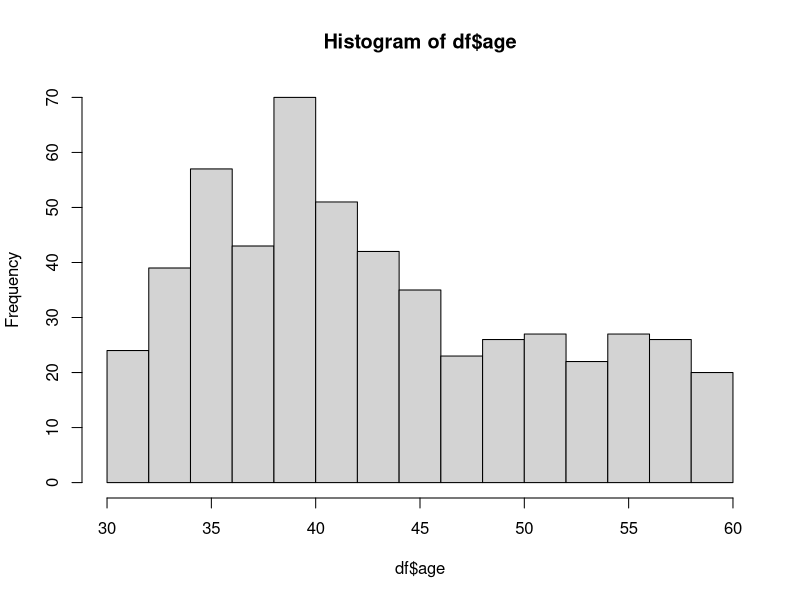
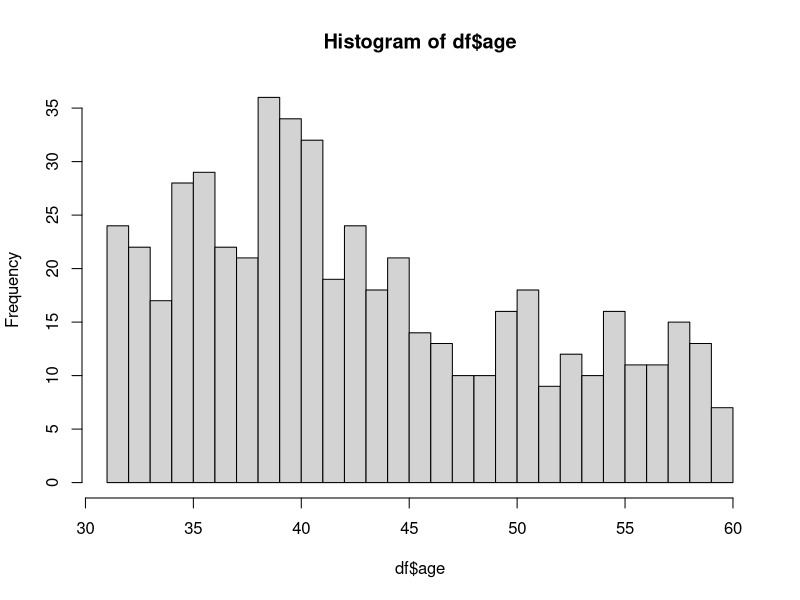
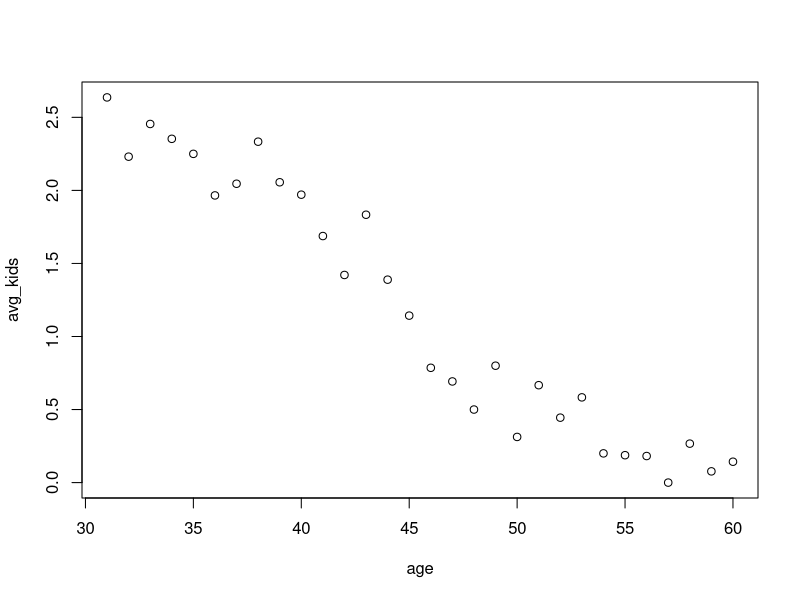
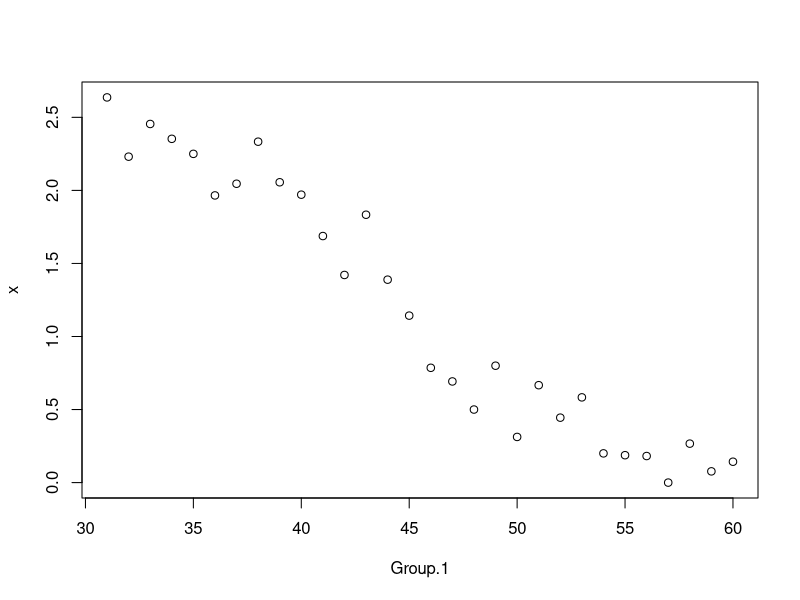
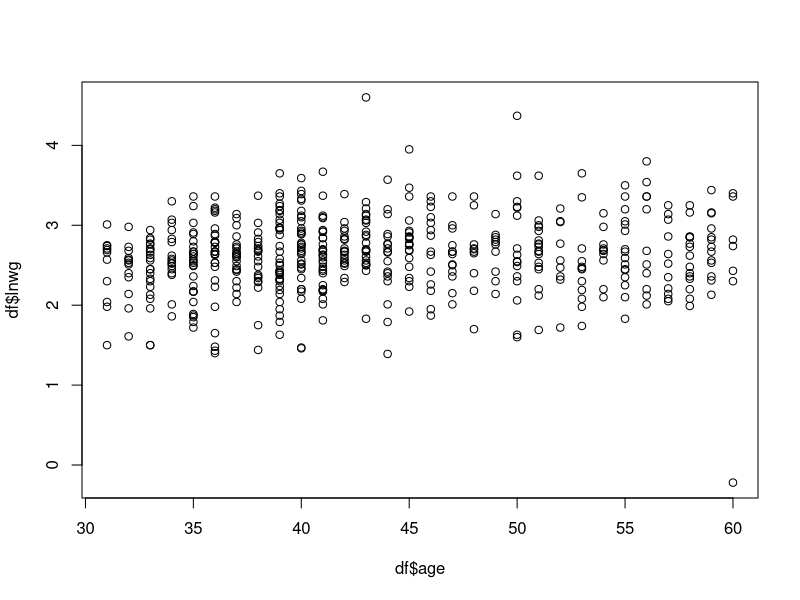
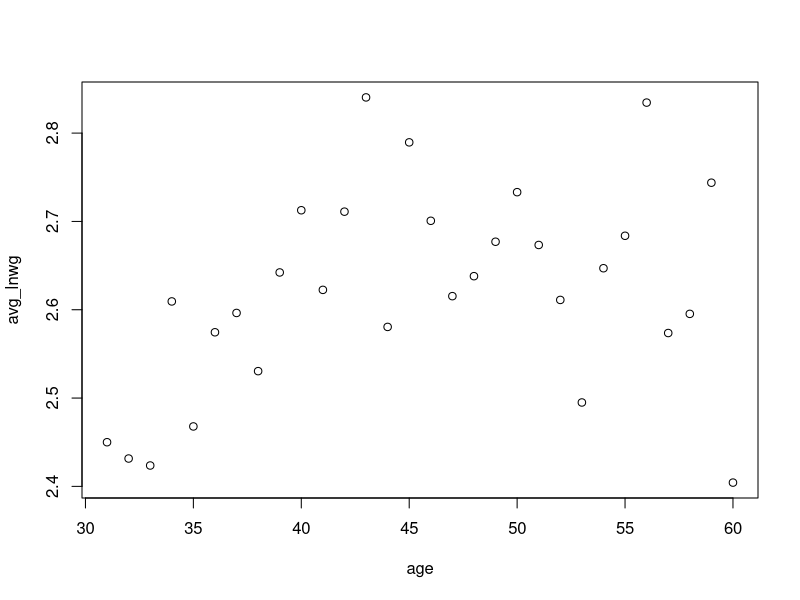
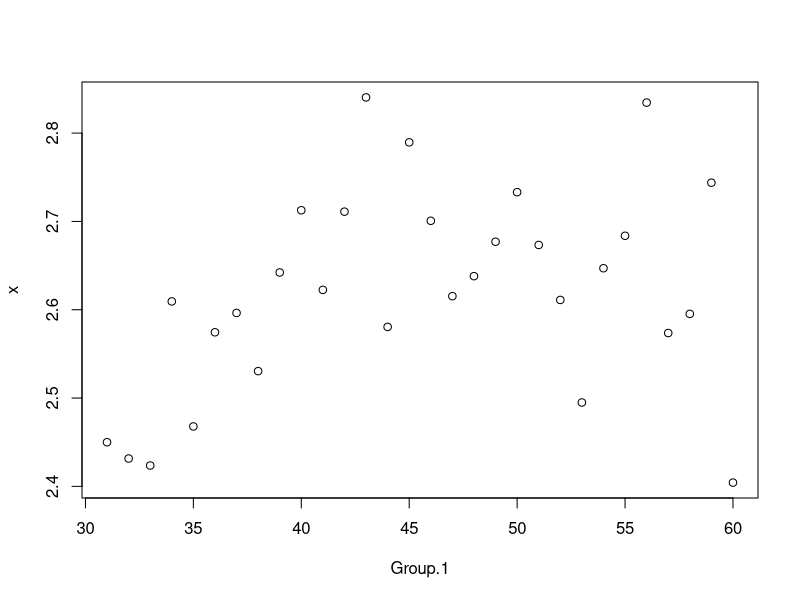
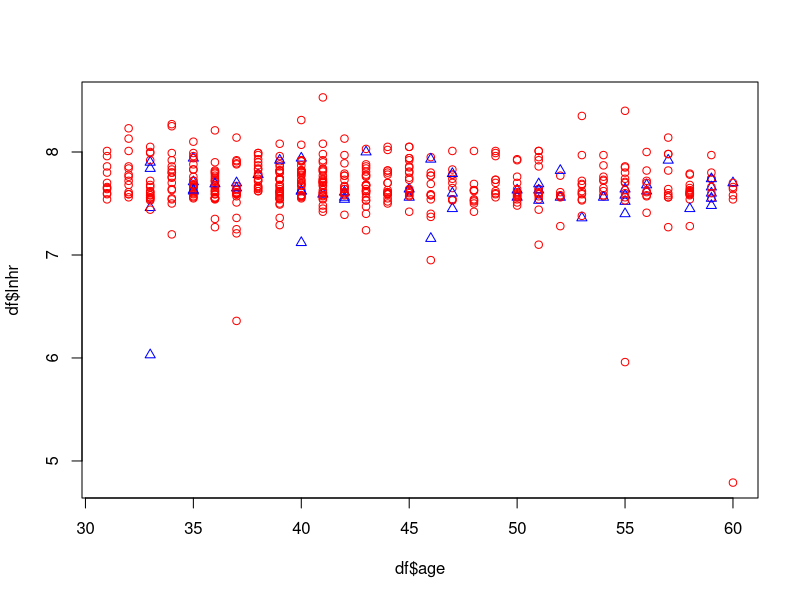

Reproduce these figures in R, in order.
# Business Analytics WS 2019/20
# Exercise - Solution

# Data from: http://vincentarelbundock.github.io/Rdatasets/doc/plm/LaborSupply.html (Filtered on year 1988)

# Load tidyverse
library(tidyverse)
getwd()
setwd("data")

# ---------------------------------------------
# Exercise 1.1 Loading a data set and statistics

# 1.1a
# Read the CSV file "LaborSupply1988.csv" into a tibble df
df = read_csv("LaborSupply1988.csv")   

# 1.1b
# How many attributes (columns) and observations (rows) does df have?
dim(df)

# 1.1c
# List the attribute names of the data set
names(df)
# lnhr: log of annual hours worked
# lnwg: log of hourly wage
# kids: number of children
# age: age
# disab: bad health

# 1.1d
# List the first rows of the data set
head(df)

# 1.1e
# What is the value range of the attribute - age?
summarise(df, min_age=min(age), max_age=max(age)) # the tidyverse way
summary(df$age) # the other way
min(df$age)
max(df$age)
range(df$age)

# 1.1f
# Calculate average of annual hours worked by labourers with 0,1...6 kids
df %>% group_by(kids) %>% summarise(mean_lnhr=mean(lnhr)) # the tidyverse way
mean(df[df$kids == 0,]$lnhr) # the other way, repeat with different values of kids

# 1.1g
# Calculate the average number of kids of the 40 year old
df %>% filter(age == 40) %>% summarise(mean_kids=mean(kids)) # the tidyverse way
mean(df[df$age == 40, ]$kids) # the other way


# ---------------------------------------------
# Exercise 1.2 Plotting

# 1.2a
# Plot a histogram of the attribute age. What is the most frequent age?
hist(df$age)
hist(df$age, breaks=30)
df %>% group_by(age) %>% summarise(count=n()) %>% arrange(desc(count))
# The most frequent age is 39.

# 1.2b
# Plot the average number of kids against the age and interpret the resulting graph
plot(df %>% group_by(age) %>% summarise(avg_kids=mean(kids))) # the tidyverse way
plot(aggregate(x=df$kids, by=list(df$age), FUN=mean)) # the other way
# The average number of kids decreases with increasing age
# Underpin your observation using a statistical method.
cor(df$kids, df$age)
# The two attributes are correlated negatively.

# 1.2c
# Plot the log of hourly wage against the age.
plot(df$age, df$lnwg)

# 1.2d
# Plot the mean of the log of hourly wage against the age
plot(df %>% group_by(age) %>% summarise(avg_lnwg=mean(lnwg))) # the tidyverse way
plot(aggregate(x=df$lnwg, by=list(df$age), FUN=mean)) # the other way
# How are they correlated?
cor(df$lnwg, df$age)

# 1.2e
# Plot lnhr against age with different colors for disab=0 and disab=1
plot(df$age, df$lnhr, pch=df$disab+1, col=c("red", "blue")[df$disab+1])

# 1.2f
# Plot a boxplot of the log of annual hours worked againts the number of kids.
# What could be observed regarding mean and variance?
boxplot(df$lnhr ~ df$kids)
# Is the observation meaningful for large values of kids?
hist(df$kids, breaks=(max(df$kids)-min(df$kids)))
# For values of 5 and 6, only two observations exist. Hence the observation is not very meaningful.

